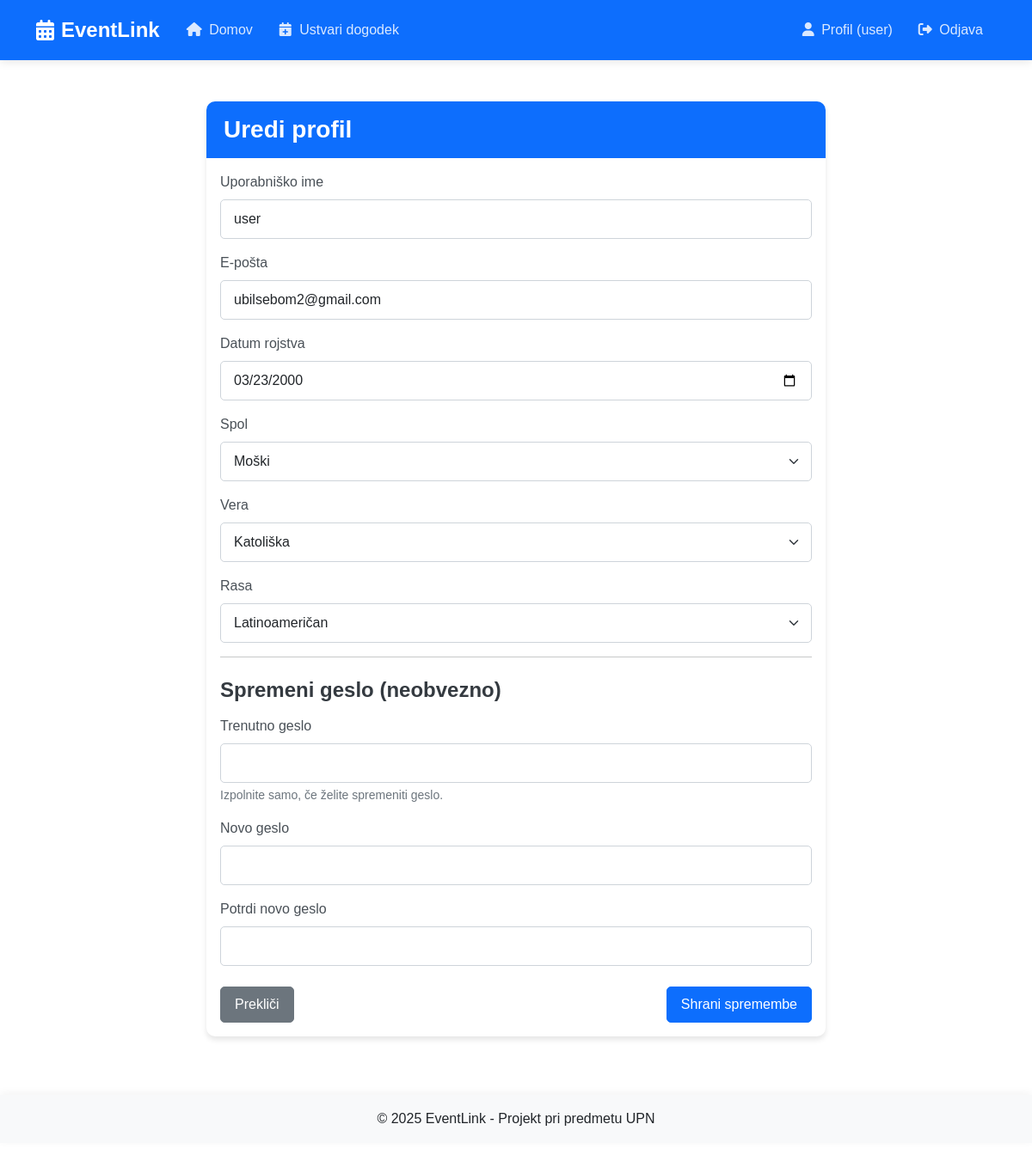
Screenshot of /edit_profile (signed in) with the database file from the repository.
### tables this page shows
CREATE TABLE users (
    id INTEGER PRIMARY KEY AUTOINCREMENT,
    username TEXT NOT NULL,
    email TEXT UNIQUE NOT NULL,
    password TEXT NOT NULL,
    gender TEXT NOT NULL,
    religion TEXT NOT NULL,
    race TEXT NOT NULL,
    date_of_birth TEXT NOT NULL,
    created_at TEXT NOT NULL
);

### app.py (the view, shortened to what this page needs)
@app.route('/edit_profile', methods=['GET', 'POST'])
def edit_profile():
    if 'user_id' not in session:
        flash('Za urejanje profila se morate prijaviti!', 'danger')
        return redirect(url_for('login'))
    user_id = session['user_id']
    db = get_db()
    cursor = db.execute('SELECT * FROM users WHERE id = ?', (user_id,))
    user = cursor.fetchone()
    return render_template('edit_profile.html', user=user, religions=RELIGIONS, races=RACES)

### app.py (called while the page is built)
def get_db():
    db = getattr(g, '_database', None)
    if db is None:
        db = g._database = sqlite3.connect(DATABASE)
        db.row_factory = sqlite3.Row  # da lahko dostopamo do stolpcev po imenih
    return db

@app.teardown_appcontext
def close_connection(exception):
    db = getattr(g, '_database', None)
    if db is not None:
        db.close()

### templates/edit_profile.html (shortened to what this page needs)
{% extends 'base.html' %}
{% block content %}
<div class="container mt-5">
    <div class="row justify-content-center">
        <div class="col-md-8">
            <div class="card">
                <div class="card-header bg-primary text-white">
                    <h3 class="mb-0 nasl">Uredi profil</h3>
                </div>
                <div class="card-body">
                    <form method="POST" action="{{ url_for('edit_profile') }}">
                        <div class="mb-3">
                            <label for="username" class="form-label">Uporabniško ime</label>
                            <input type="text" class="form-control" id="username" name="username" value="{{ user['username'] }}" required>
                        </div>
                        <div class="mb-3">
                            <label for="email" class="form-label">E-pošta</label>
                            <input type="email" class="form-control" id="email" name="email" value="{{ user['email'] }}" required>
                        </div>
                        <div class="mb-3">
                            <label for="date_of_birth" class="form-label">Datum rojstva</label>
                            <input type="date" class="form-control" id="date_of_birth" name="date_of_birth" value="{{ user['date_of_birth'] }}" required>
                        </div>
                        <div class="mb-3">
                            <label for="gender" class="form-label">Spol</label>
                            <select class="form-select" id="gender" name="gender" required>
                                <option value="moski" {% if user['gender'] == 'moski' %}selected{% endif %}>Moški</option>
                            </select>
                        </div>
                        <div class="mb-3">
                            <label for="religion" class="form-label">Vera</label>
                            <select class="form-select" id="religion" name="religion" required>
                                <option value="katoliska" {% if user['religion'] == 'katoliska' %}selected{% endif %}>Katoliška</option>
                            </select>
                        </div>
                        <div class="mb-3">
                            <label for="race" class="form-label">Rasa</label>
                            <select class="form-select" id="race" name="race" required>
                                <option value="latinoamerican" {% if user['race'] == 'latinoamerican' %}selected{% endif %}>Latinoameričan</option>
                            </select>
                        </div>
                        <hr>
                        <h4 class="mt-4 mb-3">Spremeni geslo (neobvezno)</h4>
                        <div class="mb-3">
                            <label for="current_password" class="form-label">Trenutno geslo</label>
                            <input type="password" class="form-control" id="current_password" name="current_password">
                            <div class="form-text">Izpolnite samo, če želite spremeniti geslo.</div>
                        </div>
                        <div class="mb-3">
                            <label for="new_password" class="form-label">Novo geslo</label>
                            <input type="password" class="form-control" id="new_password" name="new_password">
                        </div>
                        <div class="mb-3">
                            <label for="confirm_password" class="form-label">Potrdi novo geslo</label>
                            <input type="password" class="form-control" id="confirm_password" name="confirm_password">
                        </div>
                        <div class="d-flex justify-content-between mt-4">
                            <a href="{{ url_for('profile') }}" class="btn btn-secondary">Prekliči</a>
                            <button type="submit" class="btn btn-primary">Shrani spremembe</button>
                        </div>
                    </form>
                </div>
            </div>
        </div>
    </div>
</div>
{% endblock %}

### templates/base.html (shortened to what this page needs)
<!DOCTYPE html>
<html lang="sl">
<head>
    <link href="https://cdn.jsdelivr.net/npm/bootstrap@5.3.0-alpha1/dist/css/bootstrap.min.css" rel="stylesheet">
    <link rel="stylesheet" href="https://cdnjs.cloudflare.com/ajax/libs/font-awesome/6.4.0/css/all.min.css">
    <link rel="stylesheet" href="https://cdnjs.cloudflare.com/ajax/libs/animate.css/4.1.1/animate.min.css">
    <link rel="stylesheet" href="{{ url_for('static', filename='css/style.css') }}">
</head>
<body>
    <nav class="navbar navbar-expand-lg navbar-dark bg-primary sticky-top">
        <div class="container">
            <a class="navbar-brand d-flex align-items-center" href="{{ url_for('home') }}">
                <i class="fas fa-calendar-alt me-2"></i>
                <span>EventLink</span>
            </a>
            <div class="collapse navbar-collapse" id="navbarNav">
                <ul class="navbar-nav me-auto">
                    <li class="nav-item">
                        <a class="nav-link" href="{{ url_for('home') }}">
                            <i class="fas fa-home me-1"></i> Domov
                        </a>
                    </li>
                    {% if 'user_id' in session %}
                    <li class="nav-item">
                        <a class="nav-link" href="{{ url_for('create_event') }}">
                            <i class="fas fa-calendar-plus me-1"></i> Ustvari dogodek
                        </a>
                    </li>
                    {% endif %}
                </ul>
                <ul class="navbar-nav ms-auto">
                    {% if 'user_id' in session %}
                        <li class="nav-item">
                            <a class="nav-link" href="{{ url_for('profile') }}">
                                <i class="fas fa-user me-1"></i> Profil ({{ session['username'] }})
                            </a>
                        </li>
                        <li class="nav-item">
                            <a class="nav-link" href="{{ url_for('logout') }}">
                                <i class="fas fa-sign-out-alt me-1"></i> Odjava
                            </a>
                        </li>
                    {% endif %}
                </ul>
            </div>
        </div>
    </nav>
    <div class="container mt-4">
        {% block content %}{% endblock %}
    </div>
    <footer class="mt-5 py-3 bg-light text-center">
        <div class="container">
            <p class="mb-0">&copy; 2025 EventLink - Projekt pri predmetu UPN</p>
        </div>
    </footer>
</body>
</html>

### static/css/style.css (style rules this page uses)
body { font-family: 'Arial', sans-serif; padding-bottom: 50px; transition: background-color 0.5s ease; }
.nasl { color:white; }
.card { transition: transform 0.3s ease, box-shadow 0.3s ease; border-radius: 10px; box-shadow: 0 4px 6px rgba(0, 0, 0, 0.1); overflow: hidden; border: none; margin-bottom: 20px; }
.card-header { border-bottom: none; padding: 1rem 1.25rem; }
.btn { border-radius: 5px; transition: all 0.3s ease; padding: 8px 16px; font-weight: 500; }
.btn-primary { background-color: #0d6efd; border-color: #0d6efd; }
.navbar { box-shadow: 0 2px 10px rgba(0, 0, 0, 0.1); padding: 12px 0; }
.navbar-brand { font-weight: 700; font-size: 1.5rem; }
.navbar-dark .navbar-nav .nav-link { color: rgba(255, 255, 255, 0.85); padding: 8px 15px; font-weight: 500; transition: all 0.3s ease; }
footer { position: relative; margin-top: 3rem; width: 100%; box-shadow: 0 -2px 10px rgba(0, 0, 0, 0.05); }
.form-control, .form-select { border-radius: 5px; padding: 10px 15px; border: 1px solid #ced4da; transition: all 0.3s ease; }
.form-label { font-weight: 500; margin-bottom: 0.5rem; color: #495057; }
.form-text { color: #6c757d; }
h1, h2, h3, h4, h5, h6 { margin-bottom: 1.5rem; color: #343a40; font-weight: 700; }

### rows the page displays
users: username "user", email "ubilsebom2@gmail.com", date_of_birth "03/23/2000", gender "Moški", religion "Katoliška", race "Latinoameričan"
